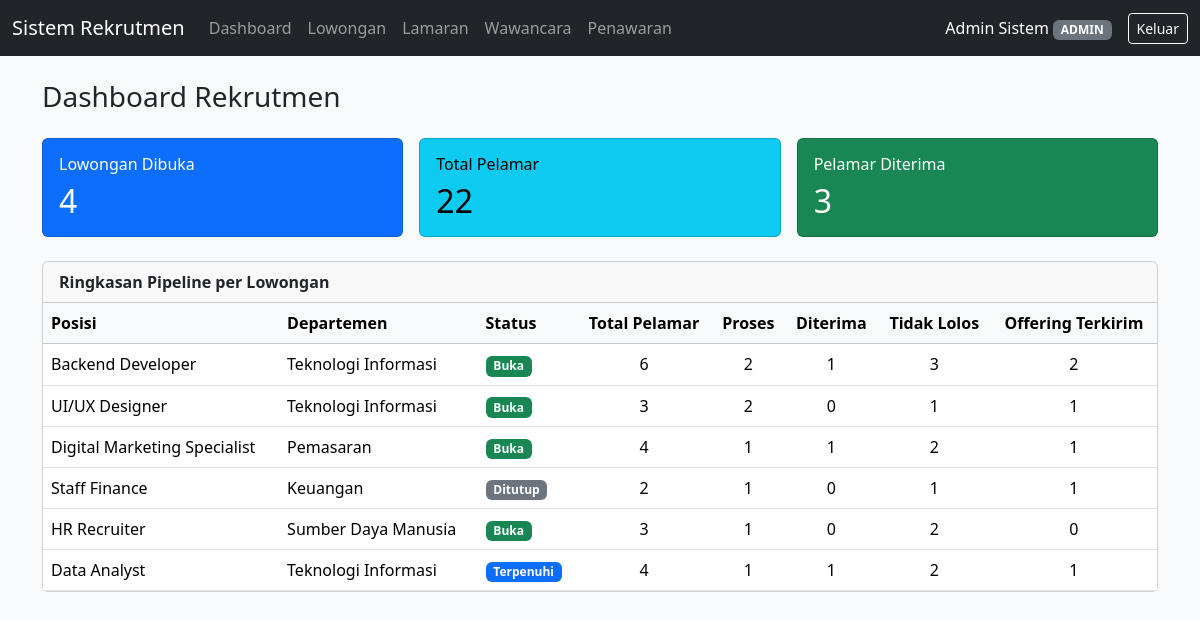
/index.php (signed in), run on the app's committed database.
### tables this page shows
CREATE TABLE lowongan (
    id_lowongan        INT AUTO_INCREMENT PRIMARY KEY,
    id_departemen      INT NOT NULL,
    posisi             VARCHAR(100) NOT NULL,
    kualifikasi        TEXT,
    jumlah_dibutuhkan  INT NOT NULL DEFAULT 1,
    tanggal_posting    DATE NOT NULL,
    batas_lamaran      DATE NOT NULL,
    status             ENUM('Buka','Ditutup','Terpenuhi') NOT NULL DEFAULT 'Buka',
    CONSTRAINT fk_lowongan_departemen FOREIGN KEY (id_departemen)
        REFERENCES departemen(id_departemen) ON UPDATE CASCADE ON DELETE RESTRICT,
    CONSTRAINT chk_batas_lamaran CHECK (batas_lamaran >= tanggal_posting)
);

### includes/auth.php (called while the page is built, shortened)
<?php
function current_user(): array
{
    return [
        'id_user' => $_SESSION['id_user'] ?? null,
        'nama'    => $_SESSION['nama'] ?? null,
        'role'    => $_SESSION['role'] ?? null,
    ];
}

### index.php (the view)
<?php
require_once 'config/database.php';
require_once 'includes/header.php';
$pipeline = $pdo->query("SELECT * FROM view_pipeline_rekrutmen ORDER BY id_lowongan")->fetchAll();
$total_lowongan_buka = 0;
$total_pelamar       = 0;
$total_diterima      = 0;
foreach ($pipeline as $row) {
    if ($row['status_lowongan'] === 'Buka') {
        $total_lowongan_buka++;
    }
    $total_pelamar  += (int) $row['total_pelamar'];
    $total_diterima += (int) $row['diterima'];
}
function badge_status(string $status): string
{
    if ($status === 'Buka')      return 'success';
    if ($status === 'Ditutup')   return 'secondary';
    if ($status === 'Terpenuhi') return 'primary';
    return 'light';
}
?>
<h3 class="mb-4">Dashboard Rekrutmen</h3>
<div class="row mb-4 g-3">
    <div class="col-md-4">
        <div class="card text-bg-primary h-100">
            <div class="card-body">
                <h6 class="card-title">Lowongan Dibuka</h6>
                <h2 class="mb-0"><?= $total_lowongan_buka ?></h2>
            </div>
        </div>
    </div>
    <div class="col-md-4">
        <div class="card text-bg-info h-100">
            <div class="card-body">
                <h6 class="card-title">Total Pelamar</h6>
                <h2 class="mb-0"><?= $total_pelamar ?></h2>
            </div>
        </div>
    </div>
    <div class="col-md-4">
        <div class="card text-bg-success h-100">
            <div class="card-body">
                <h6 class="card-title">Pelamar Diterima</h6>
                <h2 class="mb-0"><?= $total_diterima ?></h2>
            </div>
        </div>
    </div>
</div>
<div class="card">
    <div class="card-header fw-semibold">Ringkasan Pipeline per Lowongan</div>
    <div class="table-responsive">
        <table class="table table-hover mb-0 align-middle">
            <thead class="table-light">
                <tr>
                    <th>Posisi</th>
                    <th>Departemen</th>
                    <th>Status</th>
                    <th class="text-center">Total Pelamar</th>
                    <th class="text-center">Proses</th>
                    <th class="text-center">Diterima</th>
                    <th class="text-center">Tidak Lolos</th>
                    <th class="text-center">Offering Terkirim</th>
                </tr>
            </thead>
            <tbody>
                <?php foreach ($pipeline as $row): ?>
                <tr>
                    <td><?= htmlspecialchars($row['posisi']) ?></td>
                    <td><?= htmlspecialchars($row['nama_departemen']) ?></td>
                    <td>
                        <span class="badge bg-<?= badge_status($row['status_lowongan']) ?>">
                            <?= htmlspecialchars($row['status_lowongan']) ?>
                        </span>
                    </td>
                    <td class="text-center"><?= $row['total_pelamar'] ?></td>
                    <td class="text-center"><?= $row['masih_proses'] ?></td>
                    <td class="text-center"><?= $row['diterima'] ?></td>
                    <td class="text-center"><?= $row['tidak_lolos'] ?></td>
                    <td class="text-center"><?= $row['offering_terkirim'] ?></td>
                </tr>
                <?php endforeach; ?>
            </tbody>
        </table>
    </div>
</div>
<?php require_once 'includes/footer.php'; ?>

### includes/header.php (shortened to what this page needs)
<?php
require_once __DIR__ . '/auth.php';
$user = current_user();
?>
<!DOCTYPE html>
<html lang="id">
<head>
    <link href="https://cdn.jsdelivr.net/npm/bootstrap@5.3.3/dist/css/bootstrap.min.css" rel="stylesheet">
</head>
<body class="bg-light">
<nav class="navbar navbar-expand-lg navbar-dark bg-dark">
    <div class="container-fluid">
        <a class="navbar-brand" href="index.php">Sistem Rekrutmen</a>
        <div class="collapse navbar-collapse" id="navMenu">
            <ul class="navbar-nav me-auto">
                <li class="nav-item"><a class="nav-link" href="index.php">Dashboard</a></li>
                <li class="nav-item"><a class="nav-link" href="lowongan.php">Lowongan</a></li>
                <li class="nav-item"><a class="nav-link" href="lamaran.php">Lamaran</a></li>
                <li class="nav-item"><a class="nav-link" href="wawancara.php">Wawancara</a></li>
                <li class="nav-item"><a class="nav-link" href="penawaran.php">Penawaran</a></li>
            </ul>
            <span class="navbar-text text-white me-3">
                <?= htmlspecialchars($user['nama']) ?>
                <span class="badge bg-secondary text-uppercase"><?= htmlspecialchars($user['role']) ?></span>
            </span>
            <a href="logout.php" class="btn btn-outline-light btn-sm">Keluar</a>
        </div>
    </div>
</nav>
<div class="container my-4">

### includes/footer.php (shortened to what this page needs)
</div>
</body>
</html>

### data on the page
lowongan: posisi "Backend Developer", nama_departemen "Teknologi Informasi", status_lowongan "Buka", total_pelamar "6", masih_proses "2", diterima "1", tidak_lolos "3", offering_terkirim "2"
lowongan: posisi "UI/UX Designer", nama_departemen "Teknologi Informasi", status_lowongan "Buka", total_pelamar "3", masih_proses "2", diterima "0", tidak_lolos "1", offering_terkirim "1"
lowongan: posisi "Digital Marketing Specialist", nama_departemen "Pemasaran", status_lowongan "Buka", total_pelamar "4", masih_proses "1", diterima "1", tidak_lolos "2", offering_terkirim "1"
lowongan: posisi "Staff Finance", nama_departemen "Keuangan", status_lowongan "Ditutup", total_pelamar "2", masih_proses "1", diterima "0", tidak_lolos "1", offering_terkirim "1"
lowongan: posisi "HR Recruiter", nama_departemen "Sumber Daya Manusia", status_lowongan "Buka", total_pelamar "3", masih_proses "1", diterima "0", tidak_lolos "2", offering_terkirim "0"
lowongan: posisi "Data Analyst", nama_departemen "Teknologi Informasi", status_lowongan "Terpenuhi", total_pelamar "4", masih_proses "1", diterima "1", tidak_lolos "2", offering_terkirim "1"

### other printed values
$user['nama'] "Admin Sistem"
$user['role'] "ADMIN"
$total_lowongan_buka "4"
$total_pelamar "22"
$total_diterima "3"
